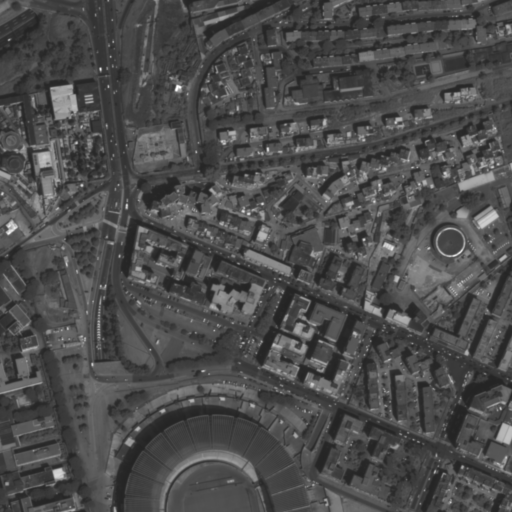
#> input picture images/b&w/Napoli.tif, 512 x 512 px
$ python testing.py   (older library calls are emulated)
#> lines starting #> are read from the running program, lines starting #| are printed output that depends on the picture
### Utils.py
from enum import Enum

import cv2
import matplotlib.pyplot as plt
import numpy as np
import skimage as sk
from skimage.metrics import mean_squared_error as mse
from skimage.metrics import structural_similarity as ssim


def im2double(im):
    min_val = np.min(im.ravel())
    max_val = np.max(im.ravel())
    out = (im.astype('float') - min_val) / (max_val - min_val)
    return out


# [6 lines left out: function show_image, not called in this run]


def evaluate(imageA, imageB, rgb_flag):
    imageA = im2double(imageA)
    imageB = im2double(imageB)
    m = mse(imageA, imageB)
    p = cv2.PSNR(imageA, imageB)
    s = ssim(imageA, imageB, multichannel=rgb_flag)
    return m, p, s


def add_noise(image, noise_type, sigma_g=0.1, mean_g=0, p_sp=0.05):
    """ Add the specified noise to the image """
    noisy = None

    if noise_type.value == "gaussian":  # Gaussian Noise
        ifl = sk.util.img_as_float(image.copy())
        noise_g = mean_g + sigma_g * np.random.randn(*image.shape)
        noisy = np.clip(ifl + noise_g, 0.0, 1.0)
    elif noise_type.value == "s&p":  # Salt and Pepper noise
        noisy = sk.util.img_as_float(image.copy())
        noisy[np.random.rand(*noisy.shape) < p_sp / 2] = 0
        aux = np.random.rand(*noisy.shape)
        noisy[(aux > p_sp / 2) & (aux < p_sp)] = 1
    elif noise_type.value == "poisson":  # Poisson noise
        noisy = sk.util.random_noise(image, 'poisson')
    elif noise_type.value == "speckle":  # Speckle noise
        noisy = sk.util.random_noise(image, 'speckle')
    return noisy


def get_channels_number(image):
    """ Return the number of channels of the image """
    return 1 if len(image.shape) == 2 else image.shape[2]


def bgr2rgb(image):
    image = im2double(image)
    return image[:, :, 2::-1]


class Noise(Enum):
    GAUSSIAN = "gaussian"
    SALT_AND_PEPPER = "s&p"
    POISSON = "poisson"
    SPECKLE = "speckle"

### NonLinearFiltering/anisotropic.py
""" Civale Dario mat 0622701620 """
from scipy import stats
from skimage.restoration import estimate_sigma
from NonLinearFiltering.Morphological import morphological_open, morphological_close
from Utils import *


def anisodiff(img, kappa=0.2, option=1, neightborhood='minimal'):
    """
    Realizza il filtraggio anisotropico di un immagine effettuando una singola iterazione
    :param img : immagine in scala di grigio di cui si vuole eseguire il filtraggio anisotropico
    :param kappa: soglia del gradiente
    :param option: scelta della funzione di conducibilità
    * Se option = 1 viene scelta come funzione di couducibilità quella esponenziale
    * Se option = 2 viene scelta come funzione di couducibilità quella quadratica
    :param neightborhood:
     * Se neightborhood = 'minimal' l'algoritmo considera solo delle variazioni dell'immagine lungo le direzioni {N,S,E,W}
     * Se neightborhood = 'maximal' l'algoritmo considera delle variazioni dell'immagine lungo le direzioni {N,S,E,W,NE,NW,SE,SW}
    :return: immagine filtrata
    """
    imgout = im2double(img.copy())

    if neightborhood == 'minimal':

        gamma = 1 / 4  # rate di diffusione, questo parametro dipende dalle direzioni considerate

        # matrici che che conterranno i valori restituiti dalla funzione di conducibilità scelta
        gS = np.zeros_like(imgout)
        gN = gS.copy()
        gE = gS.copy()
        gW = gS.copy()

        # matrici che che conterranno le variazioni nell 4 direzioni {N,S,E,W}
        deltaS = np.zeros_like(imgout)
        deltaE = deltaS.copy()
        deltaN = deltaS.copy()
        deltaW = deltaS.copy()

        # calcolo le differenze lungo le 4 direzione
        deltaS[:-1, :] = np.diff(imgout, axis=0)
        deltaE[:, :-1] = np.diff(imgout, axis=1)
        deltaN[1:, :] = -deltaS[:-1, :]
        deltaW[:, 1:] = -deltaE[:, :-1]

        # scelta della funzione di conducibilità
        if option == 1:
            # equazione esponenziale
            gS = np.exp(-(np.abs(deltaS) / np.abs(kappa)) ** 2)
            gE = np.exp(-(np.abs(deltaE) / np.abs(kappa)) ** 2)
            gN = np.exp(-(np.abs(deltaN) / np.abs(kappa)) ** 2)
            gW = np.exp(-(np.abs(deltaW) / np.abs(kappa)) ** 2)


        elif option == 2:
            # equazione quadratica
            gS = 1 / (1 + (np.abs(deltaS) / kappa) ** 2)
            gE = 1 / (1 + (np.abs(deltaE) / kappa) ** 2)
            gN = 1 / (1 + (np.abs(deltaS) / kappa) ** 2)
            gW = 1 / (1 + (np.abs(deltaW) / kappa) ** 2)

        # calcolo dei pesi
        N = gN * deltaN
        S = gS * deltaS
        W = gW * deltaW
        E = gE * deltaE

        # aggiornamento dell'immagine
        imgout += gamma * (N + S + E + W)

        return imgout

    elif neightborhood == 'maximal':

        gamma = 1 / 8

        deltaS = np.zeros_like(imgout)
        deltaE = deltaS.copy()
        deltaN = deltaS.copy()
        deltaW = deltaS.copy()

        gS = np.zeros_like(imgout)
        gN = gS.copy()
        gE = gS.copy()
        gW = gS.copy()
        gNE = gS.copy()
        gNW = gS.copy()
        gSE = gS.copy()
        gSW = gS.copy()

        # kernel diagonali
        win_NE = np.array([[0, 0, 1], [0, -1, 0], [0, 0, 0]])
        win_NW = np.array([[1, 0, 0], [0, -1, 0], [0, 0, 0]])
        win_SE = np.array([[0, 0, 0], [0, -1, 0], [0, 0, 1]])
        win_SW = np.array([[0, 0, 0], [0, -1, 0], [1, 0, 0]])

        # calcolo delle differenze lungo le 8 direzioni {N,S,E,W,NE,NW,SE,SW}
        deltaS[:-1, :] = np.diff(imgout, axis=0)
        deltaE[:, :-1] = np.diff(imgout, axis=1)
        deltaN[1:, :] = -deltaS[:-1, :]
        deltaW[:, 1:] = -deltaE[:, :-1]
        deltaNE = cv2.filter2D(imgout, -1, win_NE)
        deltaNW = cv2.filter2D(imgout, -1, win_NW)
        deltaSE = cv2.filter2D(imgout, -1, win_SE)
        deltaSW = cv2.filter2D(imgout, -1, win_SW)

        if option == 1:

            gS = np.exp(-(np.abs(deltaS) / np.abs(kappa)) ** 2)
            gE = np.exp(-(np.abs(deltaE) / np.abs(kappa)) ** 2)
            gN = np.exp(-(np.abs(deltaN) / np.abs(kappa)) ** 2)
            gW = np.exp(-(np.abs(deltaW) / np.abs(kappa)) ** 2)
            gNE = np.exp(-(np.abs(deltaNE) / np.abs(kappa)) ** 2)
            gNW = np.exp(-(np.abs(deltaNW) / np.abs(kappa)) ** 2)
            gSE = np.exp(-(np.abs(deltaSE) / np.abs(kappa)) ** 2)
            gSW = np.exp(-(np.abs(deltaSW) / np.abs(kappa)) ** 2)


        elif option == 2:

            gS = 1 / (1 + (np.abs(deltaS) / kappa) ** 2)
            gE = 1 / (1 + (np.abs(deltaE) / kappa) ** 2)
            gN = 1 / (1 + (np.abs(deltaS) / kappa) ** 2)
            gW = 1 / (1 + (np.abs(deltaW) / kappa) ** 2)
            gNE = 1 / (1 + (np.abs(deltaNE) / kappa) ** 2)
            gNW = 1 / (1 + (np.abs(deltaNW) / kappa) ** 2)
            gSE = 1 / (1 + (np.abs(deltaSE) / kappa) ** 2)
            gSW = 1 / (1 + (np.abs(deltaSW) / kappa) ** 2)

        N = gN * deltaN
        S = gS * deltaS
        W = gW * deltaW
        E = gE * deltaE
        NE = gNE * deltaNE
        NW = gNW * deltaNW
        SE = gSE * deltaSE
        SW = gSW * deltaSW

        imgout += gamma * (N + S + E + W + NE + NW + SE + SW)
    return imgout


def aniso(image, number_iteration, kappas, option, neightborhood, single_threshold):
    """
        Realizza il filtraggio anisotropico di un immagine considerando un numero specifico di iterazioni
        :param image: immagine in scala di grigio di cui si vuole eseguire il filtraggio anisotropico
        :param kappas: soglia del gradiente
        :param option: scelta della funzione di conducibilità
        * Se option = 1 viene scelta come funzione di couducibilità quella esponenziale
        * Se option = 2 viene scelta come funzione di couducibilità quella quadratica
        :param neightborhood:
         * Se neightborhood = 'minimal' l'algoritmo considera solo delle variazioni dell'immagine lungo le direzioni {N,S,E,W}
         * Se neightborhood = 'maximal' l'algoritmo considera delle variazioni dell'immagine lungo le direzioni {N,S,E,W,NE,NW,SE,SW}
         :param single_threshold:
         * Se single_threshold = True: utilizza un'unica soglia
         * se single_threshold = False: utilizza più soglie diverse ad ogni iterazione
        :return: immagine filtrata
        """
    I = image.copy()
    # più è alto il numero di iterazioni più l'immagine risulta sfocata
    if not single_threshold:
        for i in range(number_iteration):
            I = anisodiff(I, kappas[i], option, neightborhood)
    else:
        for i in range(number_iteration):
            I = anisodiff(I, kappas, option, neightborhood)
    return I


# [25 lines left out: function anisoRGB, not called in this run]


def anisotropic_denoising(image, iterations=None, kappas=None, option=1, neighbourhood='minimal',
                          single_threshold=True):
    """
    Filtraggio anisotropico su un'immagine
    :param image:  immagine da filtrare
    :param iterations: numero di iterazioni. Può essere un intero o una lista di 3 elementi, uno per ogni canale
                       dell'immagine a colori.Opzionale: se non specificato, verrà calcolato in automatico
    :param kappas: soglia del gradiente sul canale. Può essere un intero o una lista di 3 elementi, uno per ogni canale
                   dell'immagine a colori.Opzionale, se non specificato verrà calcolato in automatico
    :param option: scelta della funzione di conducibilità
    * Se option = 1 viene scelta come funzione di couducibilità quella esponenziale
    * Se option = 2 viene scelta come funzione di couducibilità quella quadratica
    :param neighbourhood:
     * Se neighbourhood = 'minimal' l'algoritmo considera solo delle variazioni dell'immagine lungo le direzioni {N,S,E,W}
     * Se neighbourhood = 'maximal' l'algoritmo considera delle variazioni dell'immagine lungo le direzioni {N,S,E,W,NE,NW,SE,SW}
    :param single_threshold:
    * Se single_threshold = True: utilizza un'unica soglia per canale
    * se single_threshold = False: utilizza più soglie per ogni canale
    :return immagine filtrata:
    """

    if iterations is None and kappas is not None or iterations is not None and kappas is None:
        raise Exception(' Error: iterations or kappas not found')
    automatic = True if iterations is None and kappas is None else False
    if get_channels_number(image) == 1:
        if automatic:
            return aniso(image, *automatic_parameters(image, option, neighbourhood), option, neighbourhood,
                         False)
        else:
            return aniso(image, iterations, kappas, option, neighbourhood, single_threshold)
    else:
        if automatic:
            it_list, kappa_list = automatic_parameters_RGB(image, option, neighbourhood)
            return anisoRGB(image, *it_list, *kappa_list, option, neighbourhood, False)
        else:
            if type(iterations) is int and type(kappas) is float:
                iterations = [iterations for _ in range(3)]
                kappas = [kappas for _ in range(3)]
                return anisoRGB(image, *iterations, *kappas, option, neighbourhood, single_threshold)
            elif len(iterations) == 3 and len(kappas) == 3:
                return anisoRGB(image, *iterations, *kappas, option, neighbourhood, single_threshold)
            else:
                raise Exception("Wrong parameters!")


# [81 lines left out: functions automatic_parameters_RGB, get_gradient_thresh_MAD_RGB, get_gradient_thresh_morpho_RGB, get_gradient_threshold, get_gradient_thresh_morpho, get_gradient_thresh_MAD, not called in this run]


def estimate_noise(image, multichannel=False, average_sigma=False):
    return estimate_sigma(image, multichannel, average_sigma)


# [212 lines left out: functions gradient_magnitude, gradient_xy, find_edges_coordinates, find_interpixel_location, automatic_parameters, not called in this run]

### NonLinearFiltering/testing.py
from NonLinearFiltering.anisotropic import *
from Utils import *


# la funzione di conducibilità esponenziale dalle misure di PSNR, SSIM, e MSE  si è rivelata la più efficiente(le funzioni sono state testate su varie immagini)
def compare_conducibility_function(image_true, image_test, kappa, iter_range, neightborhood):
    """
    Confronta le funzioni di conduibilità, tramite MSE PSNR e SSIM, fissando la soglia del gradiente e variando il numero di iterazioni
    :param image_true: immagine a scala di grigio o RGB sui cui si vuole valutare le funzioni di conducibilità
    :param image_test: immagine di test
    :param kappa: soglia del grandiente usanta dalle funzioni di conducibilità
    :param iter_range: range di iterazione
    :param neightborhood:
     * Se neightborhood = 'minimal' il filtro anisotropico considera solo le variazioni dell'immagine lungo le direzioni {N,S,E,W}
     * Se neightborhood = 'maximal' il filtro anisotropico considera le variazioni dell'immagine lungo le direzioni {N,S,E,W,NE,NW,SE,SW}
    :return:
    """
    for x in iter_range:

        an1 = anisotropic_denoising(image_true, int(x), kappa, option=1)
        an2 = anisotropic_denoising(image_true, int(x), kappa, option=2)
        print("exponential:\t\tMSE: %.2f\t    PSNR: %.2f\t    SSIM: %.2f" % evaluate(image_true, an1,
                                                                                     False if get_channels_number(
                                                                                         image_test) == 1 else True))
        print("quadratic:  \t\tMSE: %.2f\t    PSNR: %.2f\t    SSIM: %.2f" % evaluate(image_true, an2,
                                                                                     False if get_channels_number(
                                                                                         image_test) == 1 else True))


# La scelta dell'algoritmo di soglia dipende molto dal tipo di elaborazione che si vuole ottenere sull' immagine, in generale algoritmo di soglia adattiva(PERONA-MALIK)  conserva meglio gli edge rispetto
# ai restanti due algoritmi, che causano  un maggior smoothing
# [51 lines left out: functions compare_threshold_techniques, compare_neighbourhood, not called in this run]


if __name__ == '__main__':
    print('    ----COMPARE CONDUCIBILITY FUNCTION----')
    print('Gray image')
    im = im2double(cv2.imread('../images/b&w/Napoli.tif', 0))
#> in im2double, `min_val = np.min(im.ravel())`: min_val = 35
#> in im2double, `max_val = np.max(im.ravel())`: max_val = 255
#> in im2double, `out = (im.astype('float') - min_val) / (max_val - min_val)`:
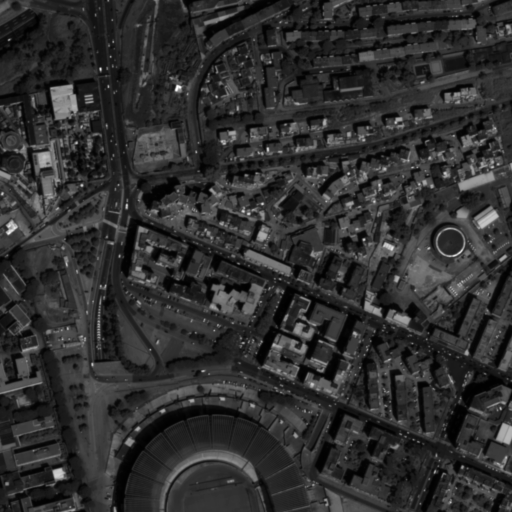
#> out: shape (512, 512) float64; min 0, max 1, mean 0.189
    I = im2double(add_noise(im, Noise.GAUSSIAN, 0.08))
#> in add_noise, `noisy = np.clip(ifl + noise_g, 0.0, 1.0)`:
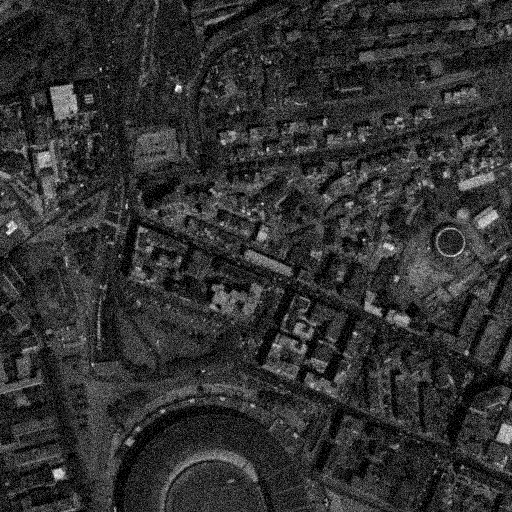
#> noisy: shape (512, 512) float64; min 0, max 1, mean 0.192
    compare_conducibility_function(im, I, 0.4, np.arange(1, 21), 'minimal')
#> the loop in compare_conducibility_function, `for x in iter_range: ` made 20 passes
#> (printed output is left out)
#> pass 1, in anisodiff, `gS = np.exp(-(np.abs(deltaS) / np.abs(kappa)) ** 2)`:
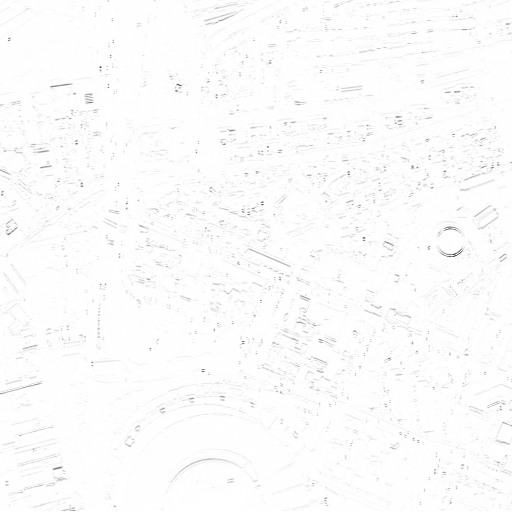
#> gS: shape (512, 512) float64; min 0.289, max 1, mean 0.989
#> pass 1, in anisodiff, `gW = np.exp(-(np.abs(deltaW) / np.abs(kappa)) ** 2)`:
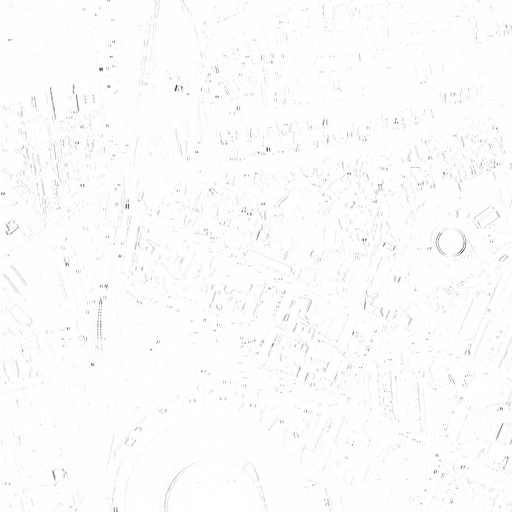
#> gW: shape (512, 512) float64; min 0.228, max 1, mean 0.99

    print('\n\nColor image')
#> (the run stopped early here; a loop or call above may not have finished)
